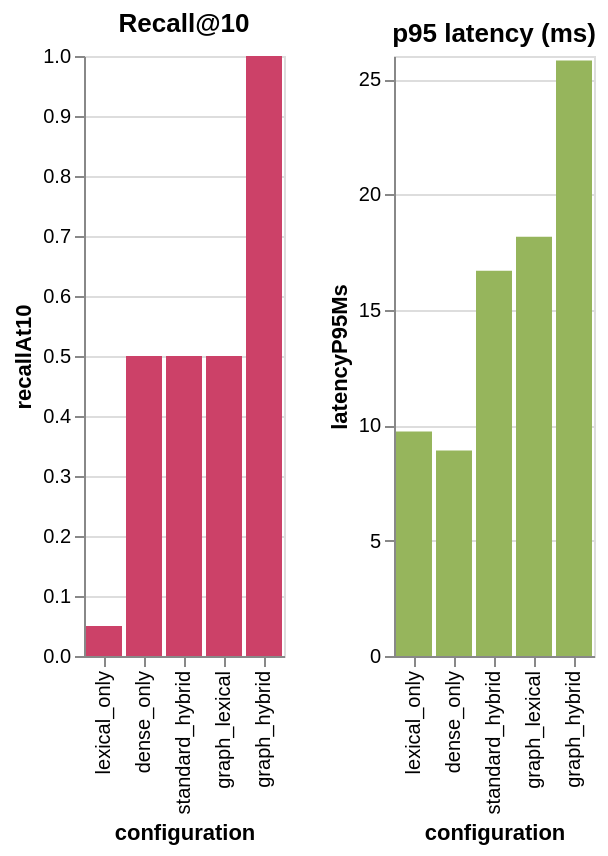

Write a Vega-Lite specification for this figure.
### Vega-Lite specification from a JSON file in a GitHub repository (floating-point values rounded to 4 significant figures)
{"$schema": "https://vega.github.io/schema/vega-lite/v5.json", "data": {"values": [{"configuration": "lexical_only", "latencyP95Ms": 9.727, "mrr": 0.01667, "ndcgAt10": 0.02468, "recallAt10": 0.05}, {"configuration": "dense_only", "latencyP95Ms": 8.902, "mrr": 0.5, "ndcgAt10": 0.5, "recallAt10": 0.5}, {"configuration": "standard_hybrid", "latencyP95Ms": 16.69, "mrr": 0.5, "ndcgAt10": 0.5, "recallAt10": 0.5}, {"configuration": "graph_lexical", "latencyP95Ms": 18.16, "mrr": 0.25, "ndcgAt10": 0.3155, "recallAt10": 0.5}, {"configuration": "graph_hybrid", "latencyP95Ms": 25.8, "mrr": 0.75, "ndcgAt10": 0.8155, "recallAt10": 1.0}]}, "description": "Exploratory BerryBrain retrieval quality and latency by configuration. Source: reports/evaluation/full-evaluation.json.", "hconcat": [{"encoding": {"color": {"value": "#CC4168"}, "x": {"field": "configuration", "sort": null, "type": "nominal"}, "y": {"field": "recallAt10", "scale": {"domain": [0, 1]}, "type": "quantitative"}}, "mark": "bar", "title": "Recall@10"}, {"encoding": {"color": {"value": "#96B55C"}, "x": {"field": "configuration", "sort": null, "type": "nominal"}, "y": {"field": "latencyP95Ms", "type": "quantitative"}}, "mark": "bar", "title": "p95 latency (ms)"}], "usermeta": {"caption": "Internal controlled retrieval ablation; not an external benchmark.", "classification": "exploratory", "generatedAt": "2026-08-25T01:07:00.503208+00:00", "profile": "S"}}
